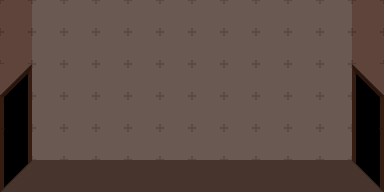

Rendered tile map (Tiled .tmx) drawn with the repository's tilesets; below, a short description and the map source with its tile grids summarised:
An orthogonal 12x6 tile map with 32x32 px tiles, 2 tile layers (Tile Layer 1, Tile Layer 2) and 7 objects (2x teleport, 2x COLLISION, collision, PLAYER, light).

<map version="1.2" tiledversion="1.3.0" orientation="orthogonal" renderorder="right-down" compressionlevel="0" width="12" height="6" tilewidth="32" tileheight="32" infinite="0" nextlayerid="4" nextobjectid="11">
 <tileset firstgid="1" name="interior" tilewidth="32" tileheight="32" tilecount="256" columns="16">
  <image source="interior.png" width="512" height="512" />
 </tileset>
 <layer id="1" name="Tile Layer 1" width="12" height="6">
  <data>[72 cells, 72 non-empty, 9 distinct tile ids]</data>
 </layer>
 <layer id="3" name="Tile Layer 2" width="12" height="6">
  <data>[72 cells, 4 non-empty, 2 distinct tile ids]</data>
 </layer>
 <objectgroup id="2" name="collisions">
  <object id="1" type="collision" x="5.14773" y="179.273" width="387.25" height="5.36364">
   <properties>
    <property name="collision" type="bool" value="false" />
    <property name="physics.enabled" type="bool" value="true" />
   </properties>
  </object>
  <object id="3" type="teleport" x="13.25" y="105.75" width="15" height="55.75">
   <properties>
    <property name="file" value="tmx/hallway.tmx" />
    <property name="id" value="door-left" />
    <property name="producer" value="PLAYER" />
    <property name="target" value="door-right" />
    <property name="trigger.enteronly" type="bool" value="true" />
   </properties>
  </object>
  <object id="4" type="COLLISION" x="1.801" y="0.8805" width="4.898" height="177.239">
   <properties>
    <property name="collision" type="bool" value="false" />
    <property name="physics.enabled" type="bool" value="true" />
   </properties>
  </object>
  <object id="5" type="COLLISION" x="379.301" y="-2.3695" width="4.898" height="180.989">
   <properties>
    <property name="collision" type="bool" value="false" />
    <property name="physics.enabled" type="bool" value="true" />
   </properties>
  </object>
  <object id="6" type="PLAYER" x="110.125" y="167.625">
   <properties>
    <property name="collision" type="bool" value="false" />
   </properties>
   <point />
  </object>
  <object id="9" type="light" x="225" y="58.25">
   <properties>
    <property name="lighting.color" type="color" value="#462a00ff" />
    <property name="lighting.range" type="float" value="300" />
   </properties>
   <point />
  </object>
  <object id="10" type="teleport" x="356.5" y="104.125" width="15" height="55.75">
   <properties>
    <property name="file" value="tmx/level-01.tmx" />
    <property name="id" value="door-right" />
    <property name="producer" value="PLAYER" />
    <property name="target" value="door-left" />
    <property name="trigger.enteronly" type="bool" value="true" />
   </properties>
  </object>
 </objectgroup>
</map>
